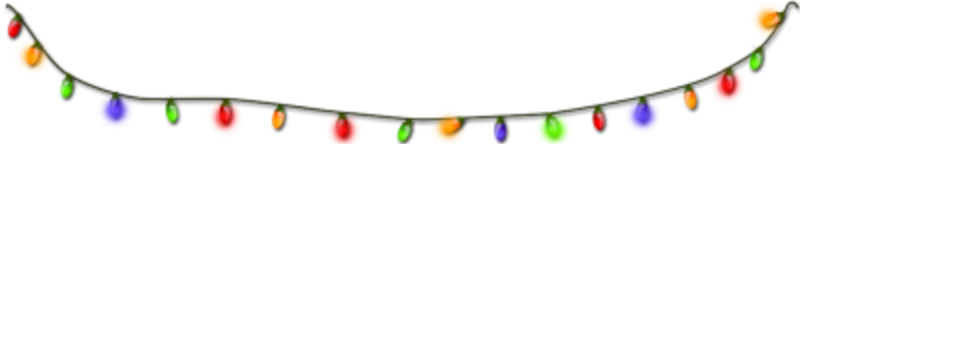
#> input picture img.png, 956 x 362 px
$ python test.py
#> lines starting #> are read from the running program, lines starting #| are printed output that depends on the picture
#> further down, img is the input picture: PIL image 956x362 RGBA; mean R, G, B, A 6.1, 3.7, 1.9, 5.9
from PIL import Image
import matplotlib.pyplot as plt
def photo2pixelart(image, i_size, o_size):

    #read file
#> called with image = 'img.png', i_size = (100, 100), o_size = (956, 362)
    img=Image.open(image)

    #convert to small image
    small_img=img.resize(i_size,Image.BILINEAR)
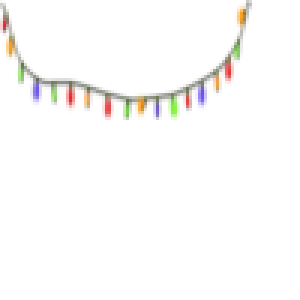
#> small_img: PIL image 100x100 RGBA (shown 3 times larger); mean R, G, B, A 7.9, 5.1, 2.5, 5.9; transparent parts drawn white

    #resize to output size
    res=small_img.resize(img.size, Image.NEAREST)
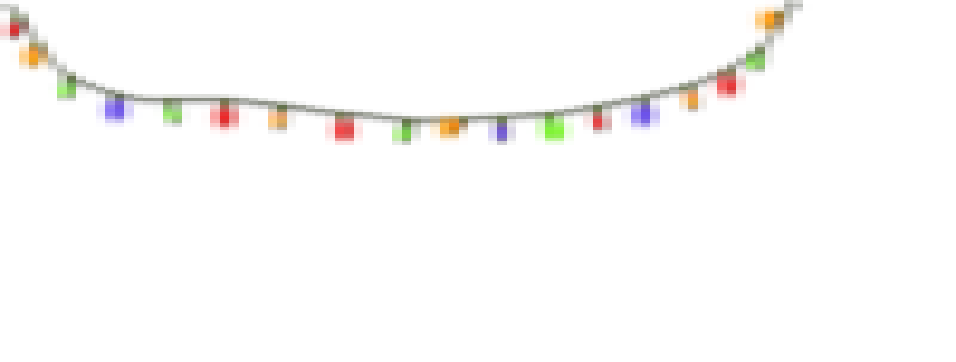
#> res: PIL image 956x362 RGBA; mean R, G, B, A 7.9, 5.1, 2.5, 5.8; transparent parts drawn white

    #Save output image
    filename=f'test.png'
    res.save(filename)

img=Image.open('img.png')
photo2pixelart(image='img.png',i_size=(100,100),
                    o_size=img.size)
